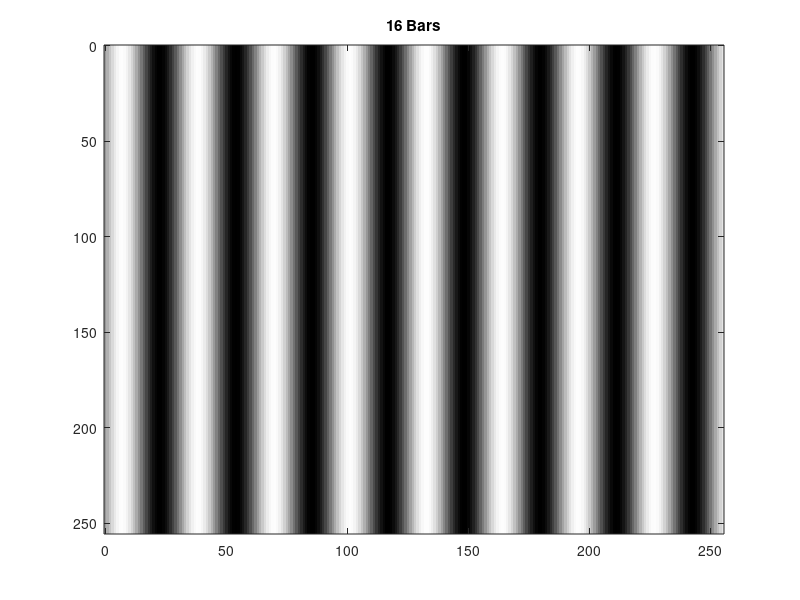
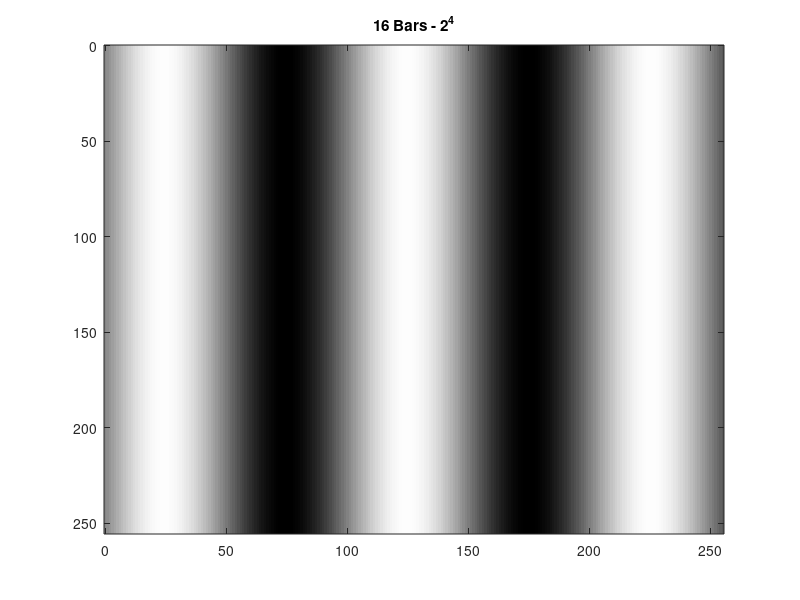
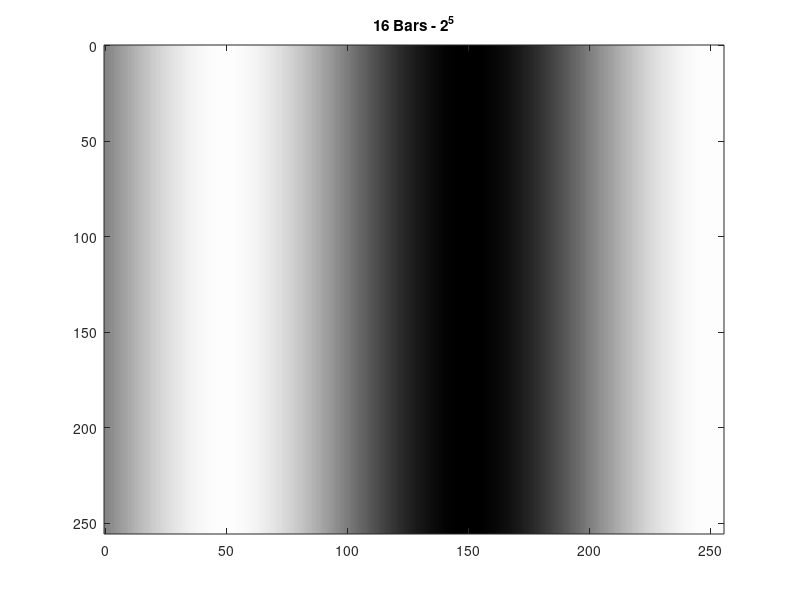
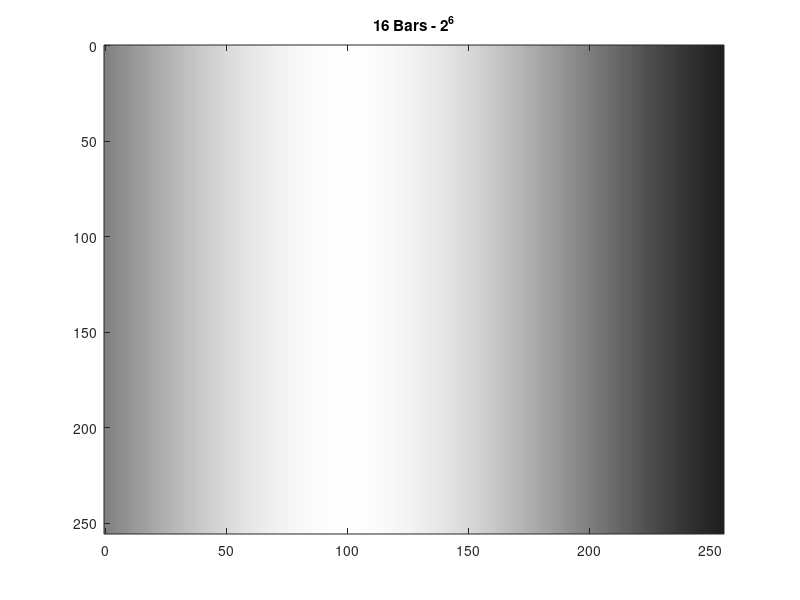

Source code (MATLAB) for these figures, in order:
function Part6Homework01()
% Store the sin values from 1 to 256 in B and divide by frequency to change
% the number of bars
% Adjustments to the sinusoid are made to show how image differs
% Call the function above to run the code

figure(1);
freq = 5;
for i=1:256
    for j=1:256
        B(i,j)=sin(j/freq);  % ranges from -1 to +1
    end
end
% now shift and expand so sinusoid ranges from 0 to 255
B=B+1;  % move up range to be from 0 to 2
B=127.5*B;  % now ranges from 0 to 255
image([0 255],[0 255],B) % display a matrix as an image
axis ij  % put 0,0 in UL corner
title('16 Bars');
colormap(gray(256)) % a 256 valued (8-bit) grayscale

figure(2)
freq2 = 16;
for l=1:256
    for m=1:256
        C(l,m)=sin(m/freq2);  % ranges from -1 to +1
    end
end
C = C + 1;
C=127.5*C;  % now ranges from 0 to 255
image([0 255],[0 255],C) % display a matrix as an image
title('16 Bars - 2^4');
colormap(gray(256)) % a 256 valued (8-bit) grayscale

figure(3)
freq2 = 32;
for l=1:256
    for m=1:256
        C(l,m)=sin(m/freq2);  % ranges from -1 to +1
    end
end
C = C + 1;
C=127.5*C;  % now ranges from 0 to 255
image([0 255],[0 255],C) % display a matrix as an image
title('16 Bars - 2^5');
colormap(gray(256)) % a 256 valued (8-bit) grayscale

figure(4)
freq2 = 64;
for l=1:256
    for m=1:256
        C(l,m)=sin(m/freq2);  % ranges from -1 to +1
    end
end
C = C + 1;
C=127.5*C;  % now ranges from 0 to 255
image([0 255],[0 255],C) % display a matrix as an image
title('16 Bars - 2^6');
colormap(gray(256)) % a 256 valued (8-bit) grayscale





